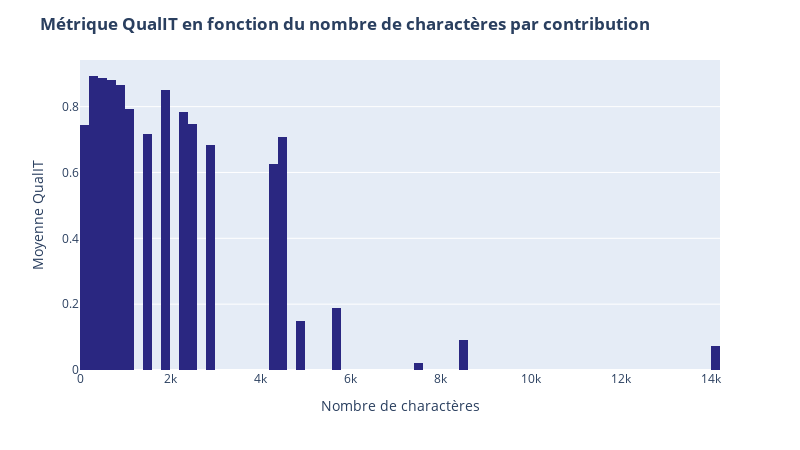

Notebook source saved alongside this figure:
### Code cell
fig = px.histogram(
    df, x="nb_char_contrib", y="C", nbins=max(df["nb_char_contrib"])//100,
    color_discrete_sequence=["#2a2781"], histfunc="avg"
)
fig.update_layout(
    title={"text": "<b>Métrique QualIT en fonction du nombre de charactères par contribution<b>"}, 
    xaxis_title="Nombre de charactères", 
    yaxis_title="Moyenne QualIT", 
    width=800, height=450
)
fig.update_traces(
    hovertemplate =
        "Nombre de charactères = %{x}<br>" \
        "Moyenne QualIT = %{y}<extra></extra>"
)
fig.show()

### Figure 1 — Plotly figure (JSON) as saved in the notebook; plotly's stock layout.template omitted (floating-point values rounded to 4 significant figures; data arrays with more than 128 entries replaced by an {"elided": "..."} marker saying what was removed)
{"data": [{"bingroup": "x", "histfunc": "avg", "hovertemplate": "Nombre de charactères = %{x}<br>Moyenne QualIT = %{y}<extra></extra>", "legendgroup": "", "marker": {"color": "#2a2781", "pattern": {"shape": ""}}, "name": "", "nbinsx": 140, "orientation": "v", "showlegend": false, "type": "histogram", "x": {"elided": "200 int values"}, "xaxis": "x", "y": {"elided": "200 float values"}, "yaxis": "y"}], "layout": {"barmode": "relative", "height": 450, "legend": {"tracegroupgap": 0}, "margin": {"t": 60}, "title": {"text": "<b>Métrique QualIT en fonction du nombre de charactères par contribution<b>"}, "width": 800, "xaxis": {"anchor": "y", "domain": [0, 1], "title": {"text": "Nombre de charactères"}}, "yaxis": {"anchor": "x", "domain": [0, 1], "title": {"text": "Moyenne QualIT"}}}}
